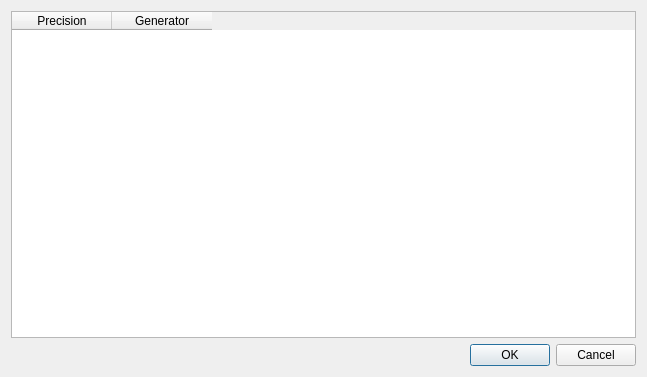
<?xml version="1.0" encoding="UTF-8"?>
<ui version="4.0">
 <class>ChooseGenerators</class>
 <widget class="QDialog" name="ChooseGenerators">
  <property name="geometry">
   <rect>
    <x>0</x>
    <y>0</y>
    <width>647</width>
    <height>377</height>
   </rect>
  </property>
  <property name="windowTitle">
   <string>Dialog</string>
  </property>
  <layout class="QVBoxLayout" name="verticalLayout">
   <item>
    <widget class="QTableWidget" name="table">
     <property name="columnCount">
      <number>2</number>
     </property>
     <column>
      <property name="text">
       <string>Precision</string>
      </property>
     </column>
     <column>
      <property name="text">
       <string>Generator</string>
      </property>
     </column>
    </widget>
   </item>
   <item>
    <widget class="QDialogButtonBox" name="buttonBox">
     <property name="orientation">
      <enum>Qt::Horizontal</enum>
     </property>
     <property name="standardButtons">
      <set>QDialogButtonBox::Cancel|QDialogButtonBox::Ok</set>
     </property>
    </widget>
   </item>
  </layout>
 </widget>
 <resources/>
 <connections>
  <connection>
   <sender>buttonBox</sender>
   <signal>accepted()</signal>
   <receiver>ChooseGenerators</receiver>
   <slot>accept()</slot>
   <hints>
    <hint type="sourcelabel">
     <x>248</x>
     <y>254</y>
    </hint>
    <hint type="destinationlabel">
     <x>157</x>
     <y>274</y>
    </hint>
   </hints>
  </connection>
  <connection>
   <sender>buttonBox</sender>
   <signal>rejected()</signal>
   <receiver>ChooseGenerators</receiver>
   <slot>reject()</slot>
   <hints>
    <hint type="sourcelabel">
     <x>316</x>
     <y>260</y>
    </hint>
    <hint type="destinationlabel">
     <x>286</x>
     <y>274</y>
    </hint>
   </hints>
  </connection>
 </connections>
</ui>
